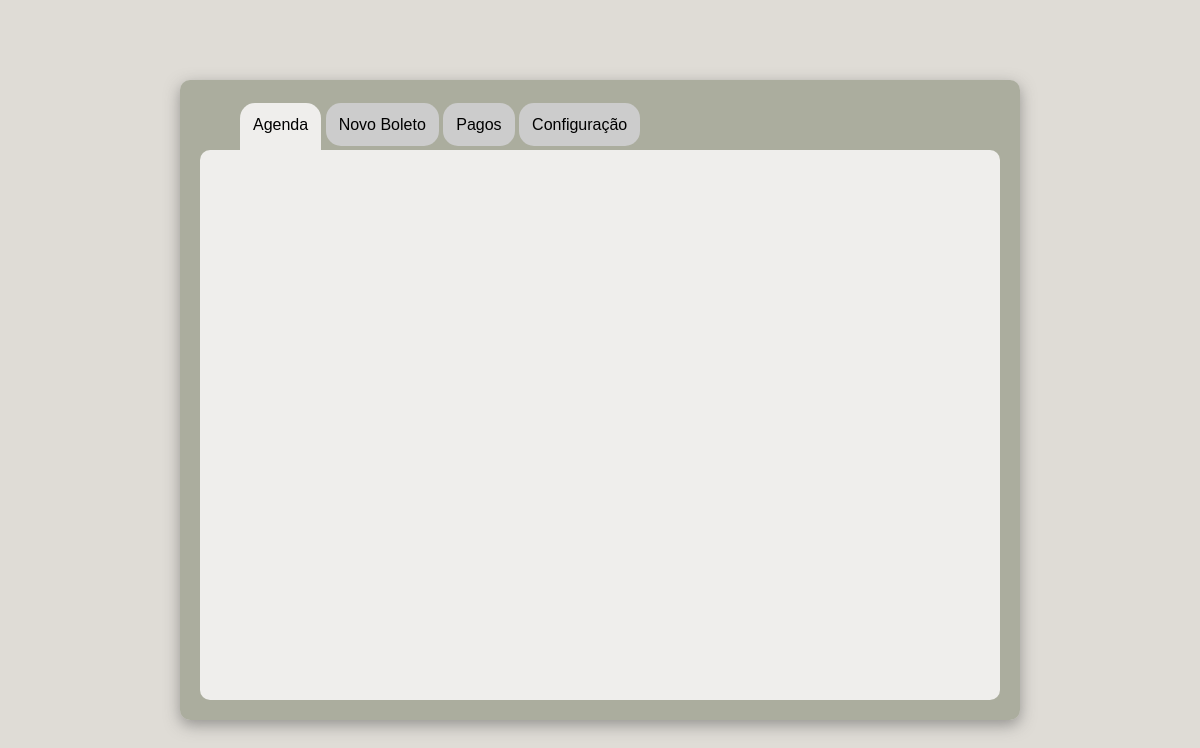
Before: / with the older database file.
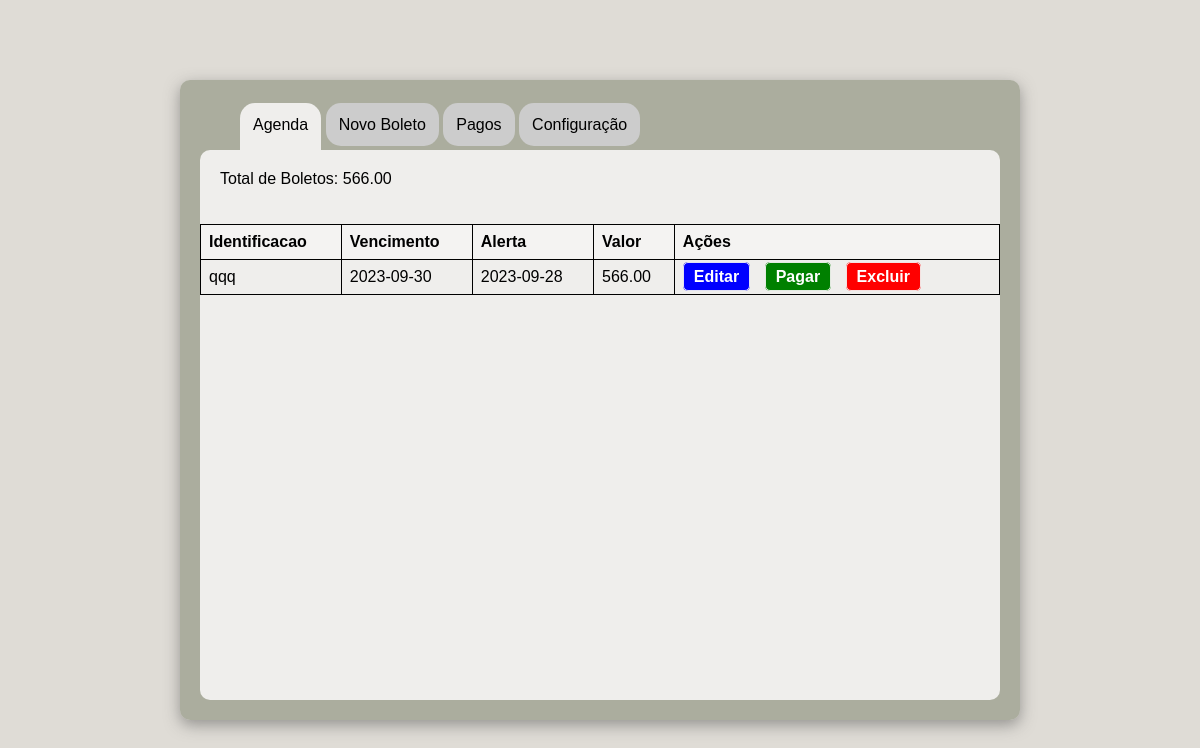
After: the same page with the newer database file.
### data.py (models this page shows)
class Boletos(Base):
    __tablename__ = 'boletos'
    id = Column(Integer, primary_key=True, autoincrement=True)
    nome = Column(String(255), nullable=False)
    valor = Column(DECIMAL(10, 2), nullable=False)
    vencimento = Column(Date, nullable=False)
    alerta_email = Column(Date, nullable=False)
    notificacao_3 = Column(Boolean, default=False)
    notificacao_venc = Column(Boolean, default=False)
    sit_pagamento = Column(Boolean, default=False)

### app.py (the view)
@app.route('/')
def index():
    conn = get_db_connection()
    email = conn.query(Config).first()
    if email == None:
        print('No email address')
        return render_template('add_email.html')
    conn = get_db_connection()
    boletos = conn.query(Boletos).all()
    conn.close()
    boletos_view = []
    soma = []
    for b in boletos:
        if b.sit_pagamento == False:
            boletos_view.append(b)
            soma.append(b.valor)
    return render_template('index.html', boletos=boletos_view, valorTotal=sum(soma))

### data.py (called while the page is built)
def get_db_connection():
    Session = sessionmaker(bind=engine)
    session = Session()
    return session

### templates/index.html (shortened to what this page needs)
{% extends "base/_head.html" %}
{% block content %}
        <div class="container">
            {% if boletos %}
            <p class="titulo">Total de Boletos: {{ valorTotal }}</p>
            <table>
                <thead>
                    <tr>
                        <th>Identificacao</th>
                        <th>Vencimento</th>
                        <th>Alerta</th>
                        <th>Valor</th>
                        <th>Ações</th>
                    </tr>
                </thead>
                <tbody>
                    {% for boleto in boletos %}
                    <tr>
                        <td>{{ boleto.nome }}</td>
                        <td>{{ boleto.vencimento }}</td>
                        <td>{{ boleto.alerta_email }}</td>
                        <td>{{ boleto.valor}}</td>
                        <td>
                            <a class="tabela__link b" href="/editar/{{ boleto.id}}">Editar</a>
                            <a class="tabela__link g" href="/pagar/{{ boleto.id }}">Pagar</a>
                            <a class="tabela__link r" href="/excluir/{{ boleto.id }}">Excluir</a>
                        </td>
                    </tr>
                    {% endfor %}
                </tbody>
            </table>
            {% endif %}
        </div>
    </div>
</body>
</html>
{% endblock %}

### templates/base/_head.html (shortened to what this page needs)
<!DOCTYPE html>
<html lang="en">
<head>
    <link rel="stylesheet" href="../../static/css/style.css">
</head>
<body>
    <div class="agenda">
        <div class="links">
            <ul>
                <li><a id="index"  href="{{ url_for('index') }}" >Agenda</a></li>
                <li><a id="new" href="{{ url_for('cadastrar_boleto') }}">Novo Boleto</a></li>
                <li><a id="pagos" href="{{ url_for('boletos_pagos') }}">Pagos</a></li>
                <li><a id="configuracao" href="{{ url_for('configuracoes') }}">Configuração</a></li>
            </ul>
        </div>
    {% block content %}
    {% endblock %}

### static/css/style.css (style rules this page uses)
body { font-family: Arial, sans-serif; background-color: #dddad3ec; display: flex; justify-content: center; align-items: center; height: 100vh; margin: 0px; }
.agenda { width: 800px; height: 600px; background-color: #a2a595d7; border-radius: 10px; padding: 20px; box-shadow: 0px 5px 15px rgba(75, 75, 75, 0.5); }
.links ul { list-style: none; }
ul li .actived { background: none; background: #f5f4f2ec; padding-bottom: 17px; border-bottom-left-radius: 0; border-bottom-right-radius: 0; }
.links li { display: inline-block; margin-right: 0px 15px; }
.links a { text-decoration: none; color: #000; padding: 13px; background-color: #ccc; border-top-right-radius: 15px; border-top-left-radius: 15px; border-bottom-left-radius: 15px; border-bottom-right-radius: 15px; }
.container { background-color: #f5f4f2ec; border-radius: 10px; height: 550px; }
table { width: 100%; border-collapse: collapse; }
th, td { border: 1px solid #000000; padding: 8px; text-align: left; }
thead { background-color: #f5f4f2ec; }
th { background-color: #f5f4f2ec; color: rgb(0, 0, 0); }
a.tabela__link { text-decoration: none; margin-right: 10px; padding: 5px 10px; border: 1px solid #f5f4f2ec; border-radius: 5px; font-weight: bold; }
.tabela__link.b { background-color: blue; color: white; }
.tabela__link.g { background-color: green; color: white; }
.tabela__link.r { background-color: red; color: rgb(255, 255, 255); }
.titulo { padding: 20px; }

Changed rows visible on the page:
added Boletos: nome "qqq", vencimento "2023-09-30", alerta_email "2023-09-28", valor "566.00"
Other visible differences:
{{ valorTotal }}: (not shown) → "566.00"
text now shown: "Total de Boletos: Identificacao Vencimento Alerta Valor Ações"
